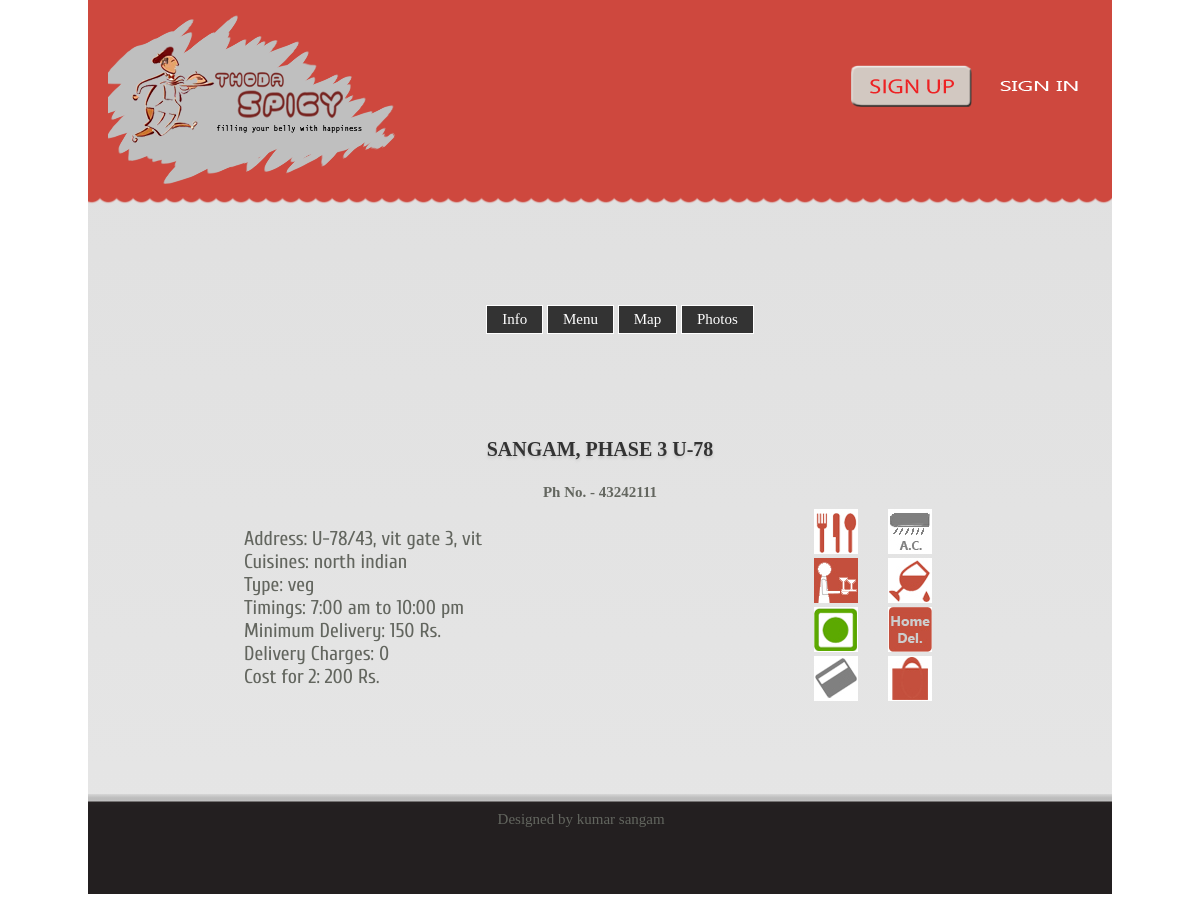
/info.php?loc_id=1, run on the app's committed database.
### tables this page shows
CREATE TABLE IF NOT EXISTS `business_info` (
  `location_id` int(20) NOT NULL AUTO_INCREMENT,
  `website_id` int(20) NOT NULL,
  `business_name` varchar(50) NOT NULL,
  `business_building` varchar(50) NOT NULL,
  `business_street` varchar(50) NOT NULL,
  `business_city` varchar(20) NOT NULL,
  `business_state` varchar(20) NOT NULL,
  `business_zipcode` int(10) NOT NULL,
  `business_countrycode` int(10) NOT NULL,
  `business_contact` varchar(255) NOT NULL,
  `restaurant_type` varchar(9) NOT NULL,
  `maximum_delivery_km` int(3) NOT NULL,
  `minimum_delivery_cost` int(4) NOT NULL,
  `restaurant_cuisine` set('north indian','chinese') NOT NULL,
  `delivery_charges` int(4) NOT NULL,
  `alcohol_facility` tinyint(1) NOT NULL,
  `dine_in` tinyint(1) NOT NULL,
  `catering` tinyint(1) NOT NULL,
  `credit_card` tinyint(1) NOT NULL,
  `cost_for_two` int(11) NOT NULL,
  `air_conditioned` tinyint(1) NOT NULL,
  `tax` int(4) NOT NULL,
  `take_away` tinyint(1) NOT NULL,
  `thumbnail` varchar(100) NOT NULL,
  `home_delivery` tinyint(1) NOT NULL,
  `open_time` time NOT NULL,
  `close_time` time NOT NULL,
  `restaurant_timings` varchar(20) NOT NULL,
  PRIMARY KEY (`location_id`),
  KEY `website_id` (`website_id`)
);

### info.php (the view, shortened to what this page needs)
<?php
include 'header1.php';
require'rest.php';
$service_row = $info_row;
?>
<html>
<body>
<ul class="inforest">
  <li>Address: <?php echo $info_row['business_building'].', '.$info_row['business_street'].', '.$info_row['business_city']; ?></li><br />
  <li>Cuisines: <?php echo $service_row['restaurant_cuisine'];?></li><br />
  <li>Type: <?php echo $service_row['restaurant_type'];?></li><br />
  <li>Timings: <?php echo $service_row['restaurant_timings'];?></li><br />
  <li>Minimum Delivery: <?php echo $service_row['minimum_delivery_cost'].' Rs.';?></li><br />
  <li>Delivery Charges: <?php echo $service_row['delivery_charges'];?></li><br />
  <li>Cost for 2: <?php echo $service_row['cost_for_two'].' Rs.';?></li><br />
  </ul>
  <div id="infopic">
  <ul class="infopic">
  <li>
  <?php if ($service_row['dine_in'] == 1) {
                    ?><image src="images\dinein.jpg" title="Dine In" ><?php
                } else {
                                ?> <image src="images\dinein_no.jpg" title="No Dine In" ><?php }
                            ?></li>
  &nbsp&nbsp&nbsp&nbsp&nbsp&nbsp<li>
  <?php if ($service_row['air_conditioned'] == 1) {
                    ?><image src="images\AC.jpg" title="Air Conditioned" ><?php
                } else {
                                ?> <image src="images\AC_NO.jpg" title="No Air Conditioning" ><?php }
                            ?></li>&nbsp&nbsp&nbsp&nbsp&nbsp&nbsp&nbsp
  <br><li><?php if ($service_row['catering'] == 1) {
                    ?><image src="images\catering.jpg" title="Catering" ><?php
                } else {
                                ?><image src="images\catering_no.jpg" title="No Catering" ><?php }
                            ?></li>&nbsp&nbsp&nbsp&nbsp&nbsp&nbsp&nbsp
  <li><?php if ($service_row['alcohol_facility'] == 1) {
                    ?><image src="images\alcohol.jpg" title="Alcohol" > <?php
                } else {
                                ?> <image src="images\alcohol_no.jpg" title="No Alcohol" > <?php }
                            ?></li>&nbsp&nbsp&nbsp&nbsp&nbsp&nbsp&nbsp
  <br><li><?php if ($service_row['restaurant_type'] == "veg") {
                    ?><image src="images\veg.jpg" title="Veg" ><?php
                } else {
                            echo "     ";    ?> <image src="images\non_veg.jpg" title="Non Veg" ><?php }
                            ?></li>&nbsp&nbsp&nbsp&nbsp&nbsp&nbsp&nbsp
  <li><?php if ($service_row['home_delivery'] == 1) {
                    ?><image src="images\home_delivery.jpg" title="Home Delivery" ><?php
                } else {
                                ?> <image src="images\home_delivery_no.jpg" title="No Home Delivery" ><?php }
                            ?></li>&nbsp&nbsp&nbsp&nbsp&nbsp&nbsp&nbsp
  <br><li><?php if ($service_row['credit_card'] == 1) {
                    ?><image src="images\credit_card.jpg" title="Credit Card" ><?php
                } else {
                                ?> <image src="images\credit_card_no.jpg" title="No Credit Card" ><?php }
                            ?></li>&nbsp&nbsp&nbsp&nbsp&nbsp&nbsp&nbsp
  <li><?php if ($service_row['take_away'] == 1) {
                    ?><image src="images\take_away.jpg" title="Takeaway" ><?php
                } else {
                                ?> <image src="images\take_away_no.jpg" title="No takeaway" ><?php }
                            ?></li>
</ul>
</div>
</body>
</html>
<html>
<body>
<footer>
                          <div id="footer_text"> <br>
						Designed by kumar sangam
		      		</div>
                        </footer>
</body>
</html>

### header1.php (shortened to what this page needs)
<!DOCTYPE html>
<html lang="en" class="nojs">
    <head >
<link rel="stylesheet" href="stylespopup.css" type="text/css" />
        <link rel = "stylesheet" href = "styles.css">
        <link rel = "stylesheet" href = "style.css">
   </head>
    <body>
        <div id="bg">
            <header>
                <a href="index.php"><image id="logo" src="images\logo.png" alt="mealgaadi.com"></a>
                <div id="log_in" >
                    <?php if($_SESSION['log']==false){?>
                    <ul id="loginsee">
                        <li style="display:inline-block;"><a href="sign_up.php"><image src="images\signup.png" alt="sign_up" ></a></li>
						<li style="display:inline-block;">
							<div id="profile">
								<a id="login_a" href="#"><image src="images\sign_in.png" alt="sign_in" ></a>
							</div>
						</li>
                    </ul>
					<?php }
					?>
                </div>
            </header>

### rest.php
<?php
$loc_id = $_SESSION['loc_id'];
$result1 = mysql_query("SELECT * FROM `business_info` WHERE location_id = '$loc_id'");
if(mysql_num_rows($result1)==1)
{
    $info_row = mysql_fetch_array($result1);
}
else
{
    echo 'Location ID not valid';
    die();
}
?>
<html>
<body>
<link rel='stylesheet' href='css/style.css'>
<nav>
		<ul>
			<li><a href="info.php">Info</a></li>
			<li><a href="menu.php">Menu</a></li>
			<li><a href="map.php">Map</a></li>
			<li><a href="gallery.php?loc_id=<?php echo $loc_id;?>">Photos</a></li>
		</ul>
</nav>
<h2><?php echo strtoupper($info_row['business_name']); ?></h2>
<h4>Ph No. <?php echo $info_row['business_countrycose'].' - '.$info_row['business_contact'];?></h4>
</body>
</html>

### stylespopup.css (style rules this page uses)
body { background: #fff; line-height: 1; font-size: 12px; font-family: Arial, Tahoma, sans-serif; margin: 0; height: 101%; }

### styles.css (style rules this page uses)
body { font-family: Helvetica; font-size: 12px; color: #63665F }
h1, h2 { font-size: 30px; color: #333; text-shadow: 0px 2px 3px #c5c5c5; text-align: center; }
h2 { font-size: 20px; line-height: 30px; }

### style.css (style rules this page uses)
article, aside, audio, canvas, command, datalist, details, embed, figcaption, figure, footer, header, hgroup, keygen, meter, nav, output, progress, section, source, video { display:block }
body { font-family: Verdana, Geneva, Arial, sans-serif; margin: 0px; }
#bg { font-size:15px; background-color:#CCC; background: -webkit-gradient(linear, 0% 0%, 0% 100%, from(#DFDFDF), to(#E6E6E6)); background: -webkit-linear-gradient(top, #DFDFDF, #E6E6E6); background: -moz-linear-gradient(top, #DFDFDF, #E6E6E6); background: -ms-linear-gradient(top, #DFDFDF, #E6E6E6); background: -o-linear-gradient(top, #DFDFDF, #E6E6E6); width: 1024px; margin-left:auto; margin-right:auto; margin-bottom: 40px; }
header { background-image:url(images/header.png); height: 205px; background-repeat:repeat-x; }
#logo { float: left; margin-left:20px; margin-top:15px; }
li { display: inline; list-style:none; }
#log_in { float:right; margin: 50px 15px; height:200px; }
h4 { text-align:center; }
.inforest { margin-left:150px; font-family: cuprum; font-size:20px; font-weight:normal; padding: 6px; }
#infopic { //border:solid red 3px; margin-top: -220px; float:right; margin-right: 150px; }
.infopic { float:right; }
footer { background-image:url(images/footer.png); height: 100px; background-repeat:repeat-x; margin-top: 100px; }
#footer_text { margin-left:40%; margin-top:20px; //border: solid red 3px; }

### css/style.css (style rules this page uses)
body { font: 14px Georgia, serif; }
nav { display: block; width: 100%; margin: 100px auto; text-align: center; }
nav ul { list-style: none; }
nav li { display: inline-block; }
nav a { display: inline-block; background: #333; color: white; padding: 5px 15px; border: 1px solid white; text-decoration: none; }

### data on the page
business_info: business_name "SANGAM, PHASE 3 U-78", business_contact "43242111", business_building "U-78/43", business_street "vit gate 3", business_city "vit", restaurant_cuisine "north indian", restaurant_type "veg", restaurant_timings "7:00 am to 10:00 pm", minimum_delivery_cost "150", delivery_charges "0", cost_for_two "200"
